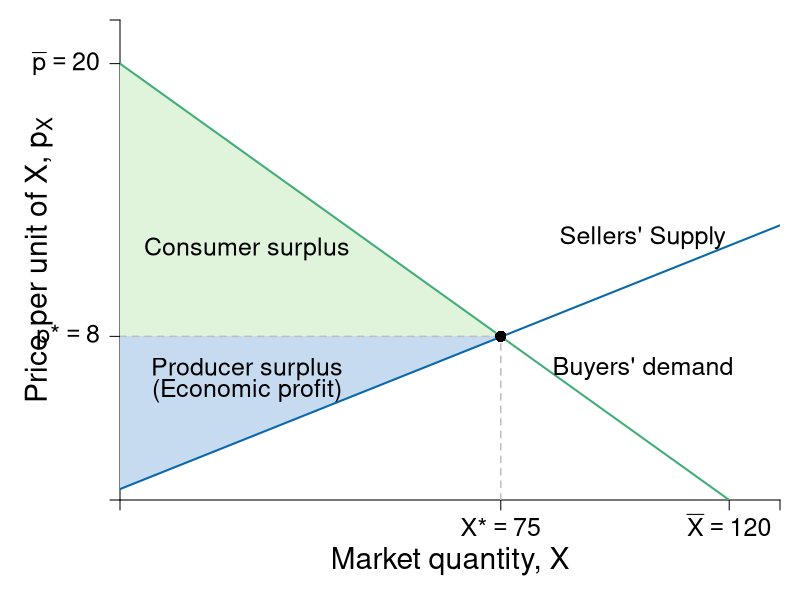

R code for this plot:
require(shape)
pdf(file = "competitionmarkets/demand_supply.pdf", width = 9, height = 7)

#Set parameters for graphics
axislabelsize <- 1.8
labelsize <- 1.5
namesize <- 1.8
annotatesize <- 1.5
graphlinewidth <- 2
segmentlinewidth <- 1.5

COL <- c("#7fc97f", "#beaed4", "#fdc086", "#ffff99", "#386cb0", "#f0027f", "#bf5b17", "#666666")
COLA <- c("#e0f3db", "#99d8c9","#66c2a4","#41ae76", "#238b45", "#005824")
COLB <- c("#c6dbef", "#4eb3d3", "#2b8cbe", "#0868ac","#084081")
COLC <- c("#fcfbfd", "#efedf5", "#dadaeb", "#bcbddc", "#9e9ac8", "#807dba", "#6a51a3", "#54278f", "#3f007d")

par(mar =  c(5, 6, 1, 1))

Demand <- function(x, rmax = 20, xmax = 12, n = 10) {
  rmax - (rmax/(n*xmax))*x
}

mrsA <- function(x, rmax = 20, xmax = 10) {
  rmax - (rmax/xmax)*x
}

uA <- function(x, y, rmax = 20, xmax = 10) {
  y + rmax*x - (1/2)(rmax/xmax)*x^2
}


Supply <- function(x, c1 = 0.5, c2 = 0.0465){
  c1 + 2*c2*x
}

xlims <- c(0, 130)
ylims <- c(0, 22)

npts <- 501 
x <- seq(xlims[1], xlims[2], length.out = npts)
y <- seq(ylims[1], ylims[2], length.out = npts) 
a <- c(46.08, 55, 64)
b <- c(46.08, 55, 64)

plot(0, 0, xlim = xlims, ylim = ylims, type = "n",
     xlab = expression(paste("")),
     ylab = expression(paste("")), 
     xaxt = "n", 
     yaxt = "n", 
     cex.lab = axislabelsize, 
     bty = "n",
     xaxs = "i", 
     yaxs = "i")


ticksy <- c(0, 7.5, 20, ylims[2])
ylabels <- c(NA, expression(paste(p,"*") == 8), expression(paste(bar(p) == 20)), NA)
ticksx <- c(0, 75, 120, xlims[2])
xlabels <- c(NA, expression(paste(X,"*") == 75), expression(paste(bar(X) == 120)), NA)

axis(1, at = ticksx, pos = 0, labels = xlabels, cex.axis = labelsize)
axis(2, at = ticksy, pos = 0, labels = ylabels, las = 1, cex.axis = labelsize)

npts <- 500 
xx1 <- seq(xlims[1], xlims[2], length.out = npts)

#Draw the polygon for producer surplus
xpoly1 <- c(0, 75, 0, 0)
ypoly1 <- c(0.5, 7.5, 7.5, 0.5)
polygon(x = xpoly1, y = ypoly1, col = COLB[1], density = NULL, border = NA)

#Draw the polygon for consumer surplus
xpoly2 <- c(0, 75, 0, 0)
ypoly2 <- c(7.5, 7.5, 20, 7.5)
polygon(x = xpoly2, y = ypoly2, col = COLA[1], density = NULL, border = NA)


text(25, 6, expression(paste("Producer surplus")), xpd = TRUE, cex = labelsize)
text(25, 5, expression(paste("(Economic profit)")), xpd = TRUE, cex = labelsize) 
text(25, 11.5, expression(paste("Consumer surplus")), xpd = TRUE, cex = labelsize) 

#Lines for mrs graph
lines(xx1, Demand(xx1), col = COLA[4], lwd = graphlinewidth)
lines(xx1, Supply(xx1), col = COLB[4], lwd = graphlinewidth)

segments(0, 7.5, 75, 7.5, lty = 2, "gray" , lwd = segmentlinewidth)
segments(75, 0, 75, 7.5, lty = 2, col = "gray" , lwd = segmentlinewidth)
points(75, 7.5, pch = 16, col = "black", cex = 1.5)

#Label axes
mtext(expression(paste("Market quantity, ", X)), side = 1, line = 3, cex = axislabelsize)
#mtext(expression(paste("Market output of the good, ", X)), side = 1, line = 3, cex = axislabelsize)
text(-16, 0.5*ylims[2], expression(paste("Price per unit of X, ", p[X])), xpd = TRUE, cex = axislabelsize, srt = 90) 

text(103, 12, expression("Sellers' Supply"), cex = labelsize)
text(103, 6, expression(paste("Buyers' demand")), cex = labelsize)

dev.off()
